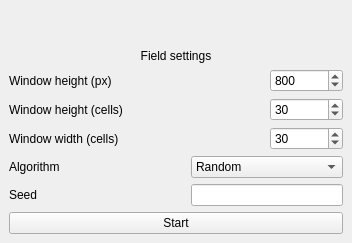
<?xml version="1.0" encoding="UTF-8"?>
<ui version="4.0">
 <class>SettingsWindow</class>
 <widget class="QMainWindow" name="SettingsWindow">
  <property name="geometry">
   <rect>
    <x>0</x>
    <y>0</y>
    <width>352</width>
    <height>243</height>
   </rect>
  </property>
  <property name="windowTitle">
   <string>Settings</string>
  </property>
  <widget class="QWidget" name="centralwidget">
   <property name="locale">
    <locale language="English" country="UnitedStates"/>
   </property>
   <layout class="QGridLayout" name="gridLayout" rowstretch="1,0,0,0,0,0,0" columnstretch="6,2,2" columnminimumwidth="0,0,0">
    <item row="5" column="1" colspan="2">
     <widget class="QLineEdit" name="seed">
      <property name="inputMask">
       <string/>
      </property>
      <property name="text">
       <string/>
      </property>
     </widget>
    </item>
    <item row="1" column="2">
     <widget class="QSpinBox" name="windowHeight">
      <property name="minimum">
       <number>200</number>
      </property>
      <property name="maximum">
       <number>4000</number>
      </property>
      <property name="singleStep">
       <number>5</number>
      </property>
      <property name="value">
       <number>800</number>
      </property>
     </widget>
    </item>
    <item row="4" column="0">
     <widget class="QLabel" name="label_5">
      <property name="text">
       <string>Algorithm</string>
      </property>
     </widget>
    </item>
    <item row="5" column="0">
     <widget class="QLabel" name="label_6">
      <property name="text">
       <string>Seed</string>
      </property>
     </widget>
    </item>
    <item row="0" column="0" colspan="3">
     <widget class="QLabel" name="label">
      <property name="sizePolicy">
       <sizepolicy hsizetype="Preferred" vsizetype="Preferred">
        <horstretch>0</horstretch>
        <verstretch>0</verstretch>
       </sizepolicy>
      </property>
      <property name="text">
       <string>Field settings</string>
      </property>
      <property name="alignment">
       <set>Qt::AlignmentFlag::AlignBottom|Qt::AlignmentFlag::AlignHCenter</set>
      </property>
     </widget>
    </item>
    <item row="3" column="2">
     <widget class="QSpinBox" name="columns">
      <property name="minimum">
       <number>10</number>
      </property>
      <property name="maximum">
       <number>1000</number>
      </property>
      <property name="value">
       <number>30</number>
      </property>
     </widget>
    </item>
    <item row="4" column="1" colspan="2">
     <widget class="QComboBox" name="comboBox">
      <property name="currentText">
       <string>Random</string>
      </property>
      <item>
       <property name="text">
        <string>Random</string>
       </property>
      </item>
      <item>
       <property name="text">
        <string>Prim</string>
       </property>
      </item>
      <item>
       <property name="text">
        <string>Kruskal</string>
       </property>
      </item>
      <item>
       <property name="text">
        <string>Hunt-and-Kill</string>
       </property>
      </item>
      <item>
       <property name="text">
        <string>Recursive Backtracker</string>
       </property>
      </item>
      <item>
       <property name="text">
        <string>Recursive Division</string>
       </property>
      </item>
     </widget>
    </item>
    <item row="6" column="0" colspan="3">
     <widget class="QPushButton" name="startButton">
      <property name="text">
       <string>Start</string>
      </property>
     </widget>
    </item>
    <item row="2" column="2">
     <widget class="QSpinBox" name="rows">
      <property name="minimum">
       <number>10</number>
      </property>
      <property name="maximum">
       <number>1000</number>
      </property>
      <property name="value">
       <number>30</number>
      </property>
     </widget>
    </item>
    <item row="2" column="0" colspan="2">
     <widget class="QLabel" name="label_3">
      <property name="text">
       <string>Window height (cells)</string>
      </property>
     </widget>
    </item>
    <item row="3" column="0" colspan="2">
     <widget class="QLabel" name="label_4">
      <property name="text">
       <string>Window width (cells)</string>
      </property>
     </widget>
    </item>
    <item row="1" column="0" colspan="2">
     <widget class="QLabel" name="label_2">
      <property name="text">
       <string>Window height (px)</string>
      </property>
     </widget>
    </item>
   </layout>
  </widget>
 </widget>
 <resources/>
 <connections/>
</ui>
